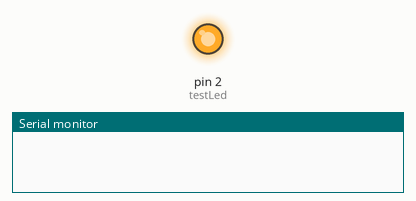
Simulated run of this sketch. Board: Arduino Uno, built with avr-gcc and run on an emulated ATmega328P. Shown: output pins drawn as LEDs (lit = HIGH), the last lines printed to the serial monitor. Pins used as bus, display or sensor lines are not drawn.

Above: at 1.0 s.
At 5.5 s:
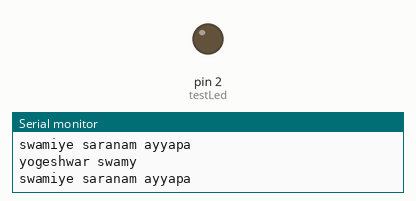
Timing chart, 0 to 6.9 s (numbered marks = the images above):
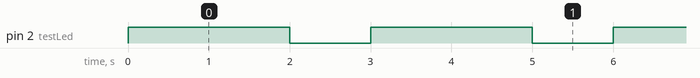

Measured:
- by itself, pin 2 (testLed): alternates HIGH for 2.0 s and LOW for 1.0 s

The sketch:

led_simple.ino
```cpp
int testLed= 2;
int testLed1=1;
void setup() {
  // put your setup code here, to run once:

    pinMode(testLed, OUTPUT);
    pinMode(testLed1, OUTPUT);
    Serial.begin(115206);

}

void loop() {
  // put your main code here, to run repeatedly:

  digitalWrite(testLed, HIGH);
  delay(2000);
  Serial.println("yogeshwar swamy");
  digitalWrite(testLed, LOW);

  Serial.println("swamiye saranam ayyapa");

  digitalWrite(testLed1, HIGH);
  delay(500);
  digitalWrite(testLed1, LOW);
  delay(500);

}
```
